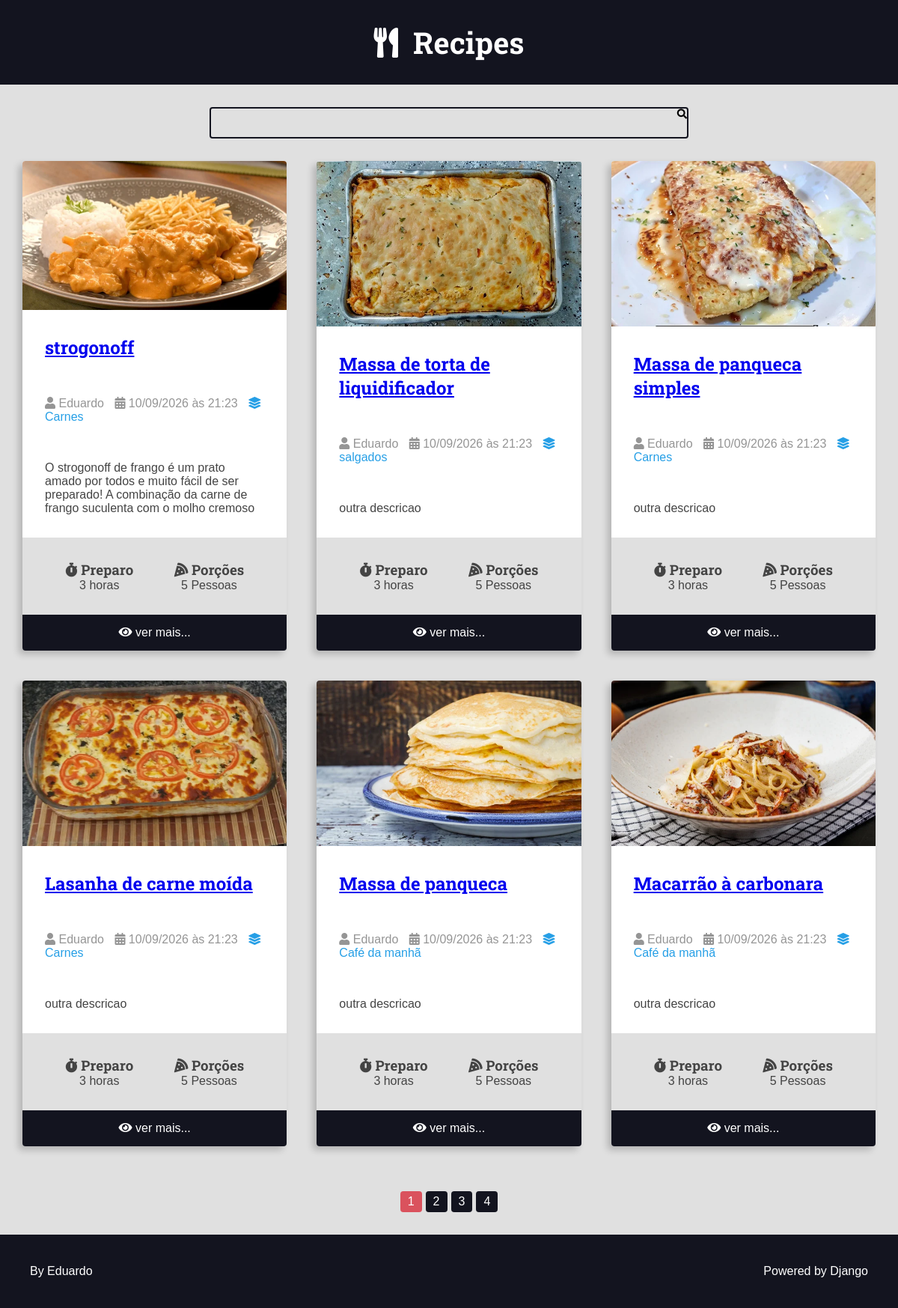
The page / on the database its author committed.
### recipes/models.py (models this page shows, shortened)
class Recipe(models.Model):
    title = models.CharField(max_length=65)
    description = models.CharField(max_length=165)
    slug = models.SlugField(unique=True)
    preparation_time = models.IntegerField()
    preparation_time_unit= models.CharField(max_length=65)
    servings = models.IntegerField()
    servings_unit= models.CharField(max_length=65)
    preparation_steps = models.TextField()
    preparation_steps_is_html = models.BooleanField(default=False)
    created_at = models.DateTimeField(auto_now_add=True)
    updated_at = models.DateTimeField(auto_now=True)
    is_published= models.BooleanField(default=False)
    cover = models.ImageField(upload_to='recipes/covers/%Y/%m/%d/', blank = True, default='')
    category = models.ForeignKey(Category, on_delete=models.SET_NULL, null=True, blank=True, default=None)
    author = models.ForeignKey(User, on_delete=models.SET_NULL, null=True)

class Category(models.Model):
    name= models.CharField(max_length=65)

### recipes/views.py (the view)
# urls.py: 2. Add a URL to urlpatterns:  path('', views.home, name='home')
def home(request):
    recipes = Recipe.objects.filter(
        is_published=True
    ).order_by('-id')
    page_obj, pagination_range = make_pagination(request, recipes, PER_PAGE)
    return render(request, 'recipes/pages/home.html', context={
        'recipes': page_obj,
        'pagination_range': pagination_range
    })

### utils/pagination.py (called while the page is built)
def make_pagination(request, queryset, per_page, qty_pages=4):
    try:
        current_page = int(request.GET.get('page', 1))
    except ValueError:
        current_page = 1
    paginator = Paginator(queryset, per_page)
    page_obj = paginator.get_page(current_page)
    pagination_range = make_pagination_range(
        paginator.page_range,
        qty_pages,
        current_page,
    )
    return page_obj, pagination_range

### recipes/templates/recipes/pages/home.html (shortened to what this page needs)
{% extends 'global/base.html' %}
{% block content %}
<div class="main-content main-content-list container">
{% for recipe in recipes %}
    {% include "recipes/partials/recipe.html" %}
{% empty %}
    <div class="center m-y">
        <h1>Nenhuma receita encontrada.</h1>
    </div>
{% endfor %}
</div>
{% endblock content %}

### recipes/templates/recipes/partials/recipe.html (shortened to what this page needs)
<div class="recipe recipe-list-item">
    {% if recipe.cover %}
        <div class="recipes-cover">
            <a href="{%url 'recipes:recipe' recipe.id %}">
            <img src="{{recipe.cover.url}}" alt="temporario">
            </a>
        </div>
    {% endif %}
    <div class="recipe-tittle-container">
        <h2 class="recipe-title">
            <a href="{%url 'recipes:recipe' recipe.id %}">
                {{recipe.title}} </h2>
    </div>
    <div class="recipe-author">
        <span class="recipe-author-item">
            <i class="fas fa-user"></i>
            {% if recipe.author is not none %}
                {% if recipe.author.first_name %}
                    {{recipe.author.first_name}} {{recipe.author.last_name}}
                {% else %}
                    {{recipe.author.username}}
                {% endif %}
            {% else %}
                Desconhecido
            {% endif %}
        </span>
        <span class="recipe-author-item">
            <i class="fas fa-calendar-alt"></i>
            {{recipe.created_at|date:"d/m/Y"}} às {{recipe.created_at|date:"H:i"}}
        </span>
        {% if recipe.category is not none%}
            <span class="recipe-author-item">
                <a href="{% url 'recipes:category' recipe.category.id %}">
                    <i class="fas fa-layer-group"></i>
                    <span>{{ recipe.category.name }}</span>
                </a>
            </span>
        {% endif %}
    </div>
    <div class="recipe-content">
        <p>{{recipe.description}}</p>
    </div>
    <div class="recipe-meta-container">
        <div class="recipe-meta recipe-preparation">
            <h3 class="recipe-meta-title"><i class="fas fa-stopwatch"></i> Preparo</h3>
            <div class="recipe-meta-text">
                {{recipe.preparation_time}} {{recipe.preparation_time_unit}}
            </div>
        </div>
        <div class="recipe-meta recipe-servings">
            <h3 class="recipe-meta-title"><i class="fas fa-pizza-slice"></i> Porções</h3>
            <div class="recipe-meta-text">
                {{recipe.servings}} {{recipe.servings_unit}}
            </div>
        </div>
    </div>
    {% if is_detail_page is not True %}
        <footer class="recipe-footer">
            <a class="recipe-read-more button button-dark button-full-width" href={% url "recipes:recipe" recipe.id %}>
                <i class="fas fa-eye"></i>
                <span>ver mais...</span>
        </footer>
    {% endif %}
</div>

### base_static/recipes/css/style.css (style rules this page uses)
:root { --color-primary: #269fe6; --color-primary-hover: #2086c2; --color-primary-dark: #13141f; --color-primary-dark-hover: #212336; --color-primary-light: #d4ecfa; --color-primary-light-hover: #bdd8e7; --color-white: #fff; --color-black: #000; --color-dark-text: #444; --color-info-light: #cce5ff; --color-debug-light: #cce5ff; --color-success-light: #d4edda; --color-alert-light: #fff3cd; --color-warning-light: #fff3cd; --color-error-light: #f8d7da; --color-info-dark: #4d86c4; --color-debug-dark: #4d86c4; --color-success-dark: #4a9c5d; --color-alert-dark: #927f40; --color-warning-dark: #927f40; --color-error-dark: #da525d; --color-gray-0: #f9f9f9; --color-gray-1: #e0e0e0; --color-gray-2: #c7c7c7; --color-gray-3: #aeaeae; --color-gray-4: #959595; --color-gray-5: #7d7d7d; --color-gray-6: #646464; --color-gray-7: #4b4b4b; --color-gray-8: #323232; --color-gray-9: #191919; --font-primary: sans-serif; --font-headings: 'Roboto Slab', serif; --spacing-gutter-medium: 3rem; --spacing-gutter-large: 4rem; }
* { margin: 0; padding: 0; box-sizing: border-box; }
html { font-size: 62.5%; }
body { font-size: 1.6rem; font-family: var(--font-primary); background: var(--color-gray-1); color: var(--color-dark-text); }
h1, h2, h3, h4, h5, h6 { font-family: var(--font-headings); }
.container { max-width: 144rem; margin: 0 auto; padding: var(--spacing-gutter-medium); }
.main-content { padding-top: 0; }
.main-content-list { display: grid; grid-template-columns: repeat(auto-fit, minmax(340px, 1fr)); gap: var(--spacing-gutter-large); }
.recipe { background: var(--color-white); box-shadow: -5px 5px 10px rgba(0, 0, 0, .2); transform: scale(1); transition: all 300ms ease-in-out; border-radius: .4rem; overflow: hidden; }
.recipe img { max-width: 100%; }
.recipe-list-item { max-width: 64rem; }
.recipe-tittle-container { padding: var(--spacing-gutter-medium); padding-bottom: 2rem }
.recipe-author { padding: var(--spacing-gutter-medium); }
.recipe-content { padding: var(--spacing-gutter-medium); padding-top: 2rem; }
.recipe-author-item { color: var(--color-gray-4); margin-right: 1rem; }
.recipe-author a { color: var(--color-primary); transition: all 300ms ease-in-out; text-decoration: none; }
.recipe-meta-container { display: flex; flex-flow: row wrap; padding: var(--spacing-gutter-medium); background: var(--color-gray-1); }
.recipe-meta { display: flex; flex-flow: column nowrap; flex-shrink: 1; flex-grow: 1; text-align: center; }
.recipe-footer a { background: var(--color-primary-dark); display: block; color: var(--color-white); text-decoration: none; text-align: center; padding: 1.5rem var(--spacing-gutter-medium); transition: all 300ms ease-in-out; }

### rows shown on the page
Recipe: cover (picture), title "strogonoff", author.username "Eduardo", created_at "10/09/2026", created_at "21:23", category.name "Carnes", description "O strogonoff de frango é um prato amado por todos e muito fácil de ser preparado! A combinação da carne de frango suculenta com o molho cremoso", preparation_time "3", preparation_time_unit "horas", servings "5", servings_unit "Pessoas"
Recipe: cover (picture), title "Massa de torta de liquidificador", author.username "Eduardo", created_at "10/09/2026", created_at "21:23", category.name "salgados", description "outra descricao", preparation_time "3", preparation_time_unit "horas", servings "5", servings_unit "Pessoas"
Recipe: cover (picture), title "Massa de panqueca simples", author.username "Eduardo", created_at "10/09/2026", created_at "21:23", category.name "Carnes", description "outra descricao", preparation_time "3", preparation_time_unit "horas", servings "5", servings_unit "Pessoas"
Recipe: cover (picture), title "Lasanha de carne moída", author.username "Eduardo", created_at "10/09/2026", created_at "21:23", category.name "Carnes", description "outra descricao", preparation_time "3", preparation_time_unit "horas", servings "5", servings_unit "Pessoas"
Recipe: cover (picture), title "Massa de panqueca", author.username "Eduardo", created_at "10/09/2026", created_at "21:23", category.name "Café da manhã", description "outra descricao", preparation_time "3", preparation_time_unit "horas", servings "5", servings_unit "Pessoas"
Recipe: cover (picture), title "Macarrão à carbonara", author.username "Eduardo", created_at "10/09/2026", created_at "21:23", category.name "Café da manhã", description "outra descricao", preparation_time "3", preparation_time_unit "horas", servings "5", servings_unit "Pessoas"

### other values the page prints
{{ page }} "1"
{{ page }} "2" "3" "4"
